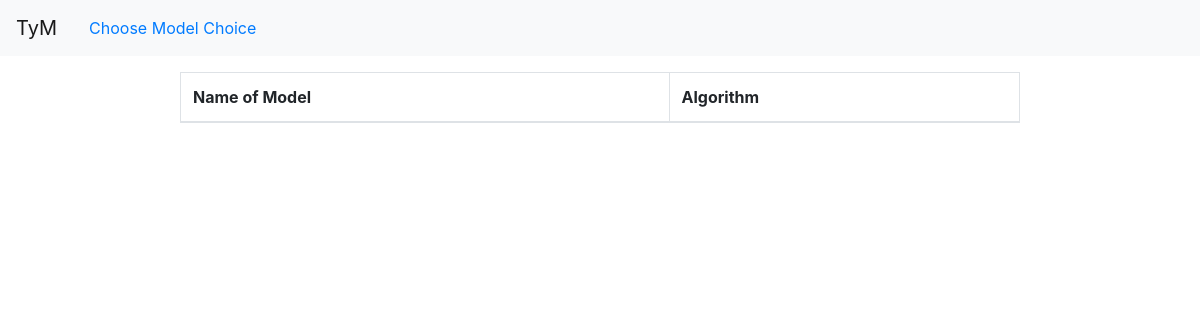
Page /history (signed in) on the earlier database version.
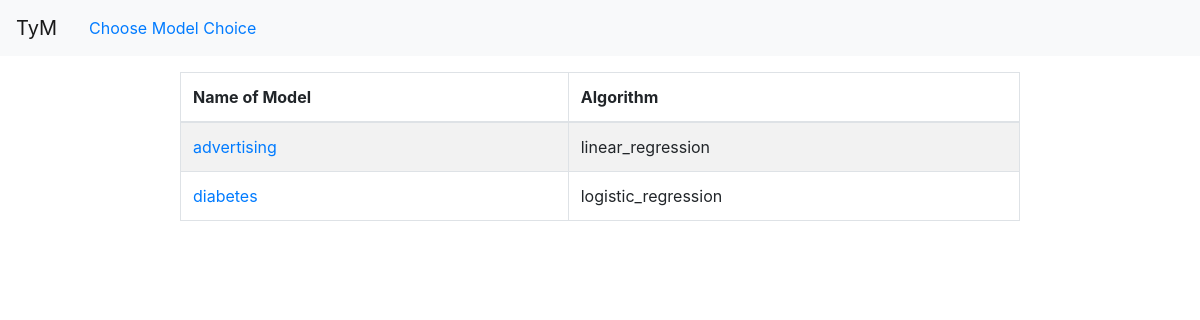
Same page on the later database version.
### tables this page shows
CREATE TABLE ml_models (
    id integer primary key autoincrement,
    username text not null,
    model_name text not null,
    model_algo text not null,
    filename text not null,
    performance_measure text not null
);

### project.py (the view)
@app.route('/history')
def history():
    username = session['username']
    with sql.connect("database.db") as con:
        con.row_factory = dict_factory
        cur = con.cursor()
        cur.execute("SELECT * FROM ml_models WHERE username=?",(username,))
        models = cur.fetchall()
        print(models)
        return render_template('history.html',models=models)

### project.py (called while the page is built)
def dict_factory(cursor,row):
    d = {}
    for idx,col in enumerate(cursor.description):
        d[col[0]] = row[idx]
    return d

### templates/history.html (shortened to what this page needs)
{% extends "base.html" %}
{% block header %}
{% include 'main_header.html' %}
{% endblock %}
{% block middle %}
<table class="table table-responsice-lg table-bordered table-hover table-striped">
  <thead>
    <tr>
      <th>Name of Model</th>
      <th>Algorithm</th>
    </tr>
  </thead>
  <tbody>
    {% for model in models %}
    <tr>
        <td><a href="{{ url_for('model_info', model_id=model['id']) }}">
            {{ model['model_name'] }}
        </a></td>
        <td>{{ model['model_algo'] }}</td>
    </tr>
    {% endfor %}
  </tbody>
</table>
{% endblock %}

### templates/base.html (shortened to what this page needs)
<!DOCTYPE html>
<html>
  <head>
    <link rel="stylesheet" href="https://maxcdn.bootstrapcdn.com/bootstrap/4.3.1/css/bootstrap.min.css">
	<link rel="stylesheet" href="{{ url_for('static', filename='css/base.css') }}">
  </head>
  <body>
    <div class="header">
      {% block header %}
      {% endblock %}
    </div>
    <div class="middle">
      {% block middle %}
      {% endblock %}
    </div>
  </body>
</html>

### templates/main_header.html (shortened to what this page needs)
<nav class="navbar navbar-expand-lg navbar-light bg-light">
  <a class="navbar-brand" href="{{ url_for('index') }}">TyM</a>
  <div class="collapse navbar-collapse" id="navbarSupportedContent">
    <div class="nav-item">
      <a class="nav-link" href="{{ url_for('model_choice') }}">Choose Model Choice</a>
    </div>
  </div>
</nav>

### static/css/base.css (style rules this page uses)
.middle { margin-left: 15%; margin-right: 15%; }

Differences in the rows shown:
added ml_models: model_name "advertising", model_algo "linear_regression"
added ml_models: model_name "diabetes", model_algo "logistic_regression"
